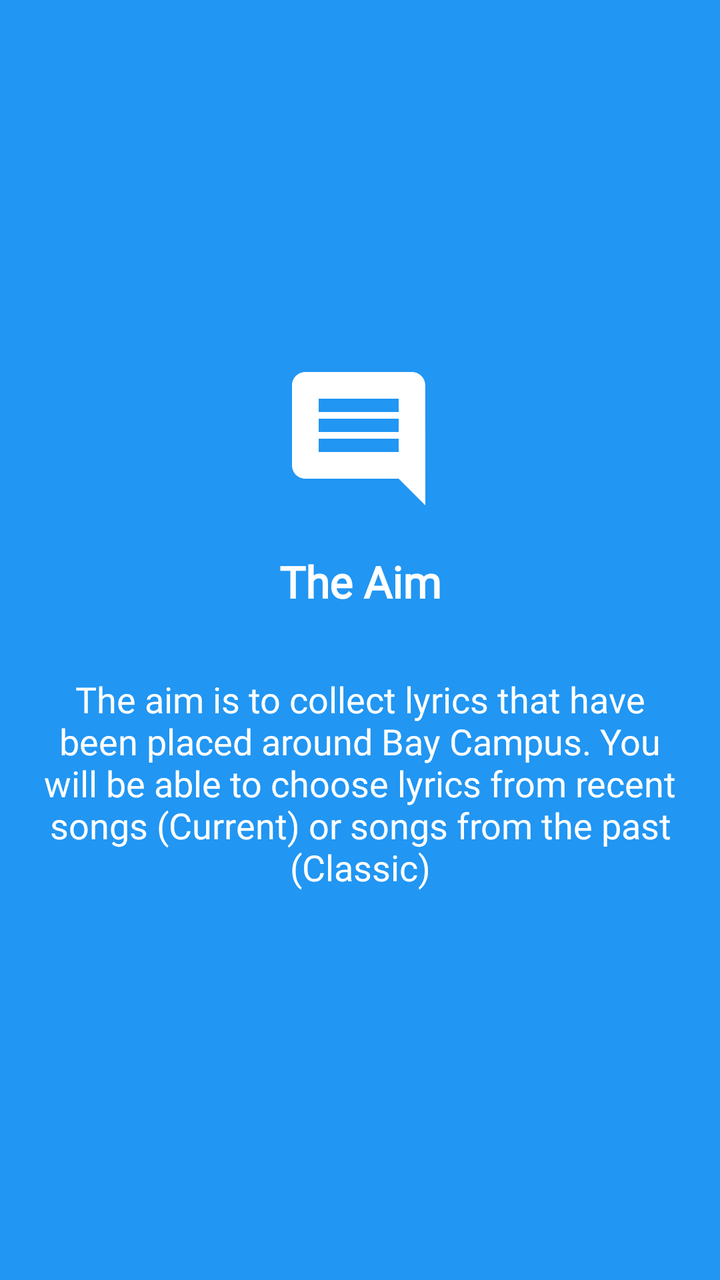
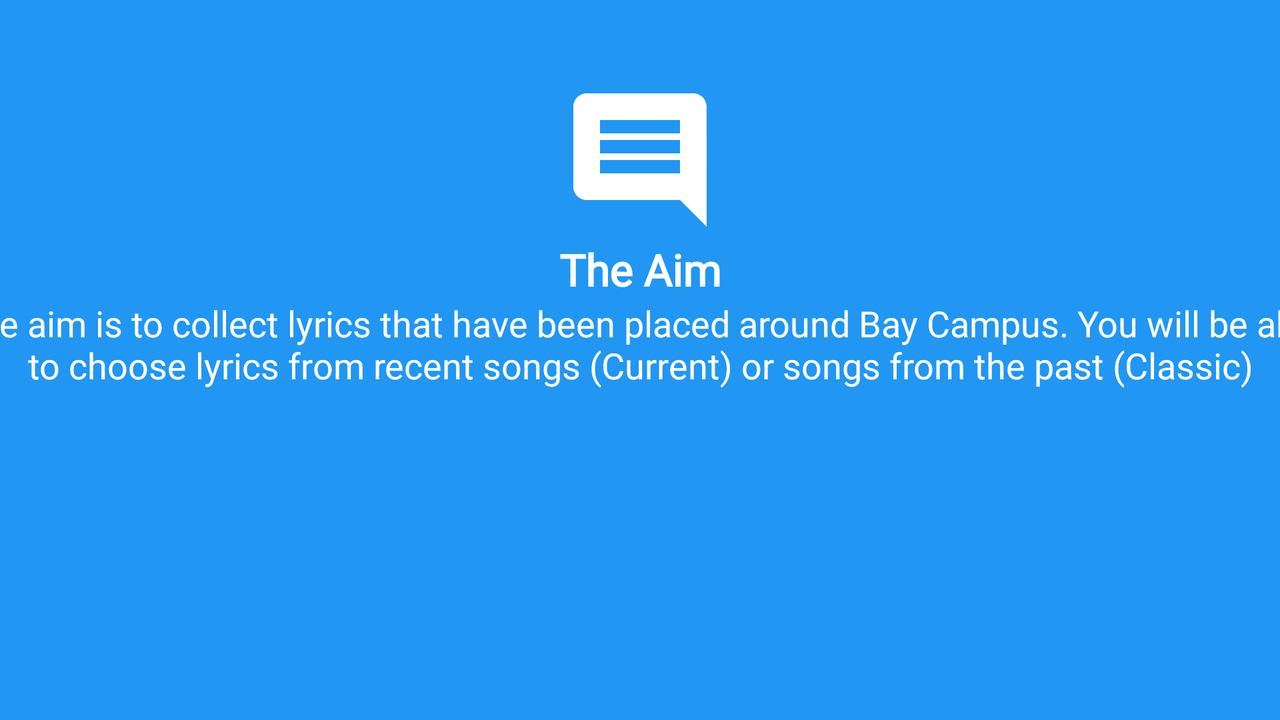

Compare how this app lays out the same screen by default and in its alternative resource folder. The renders come first, then the two layout files and the values they reference.
<!-- AndroidManifest.xml: application theme AppTheme -->
<!-- res/layout/rules_walkthrough_slider_1.xml -->
<?xml version="1.0" encoding="utf-8"?>
<androidx.constraintlayout.widget.ConstraintLayout xmlns:android="http://schemas.android.com/apk/res/android"
    xmlns:app="http://schemas.android.com/apk/res-auto"
    xmlns:tools="http://schemas.android.com/tools"
    android:layout_width="match_parent"
    android:layout_height="match_parent"
    android:background="@color/primaryColor">

    <ImageView
        android:id="@+id/image"
        android:layout_width="wrap_content"
        android:layout_height="wrap_content"
        android:layout_margin="@dimen/size_07"
        android:contentDescription="@string/image_rules_description"
        android:src="@drawable/ic_comment"
        app:layout_constraintBottom_toTopOf="@+id/title"
        app:layout_constraintEnd_toEndOf="parent"
        app:layout_constraintHorizontal_bias="0.498"
        app:layout_constraintStart_toStartOf="parent"
        app:layout_constraintTop_toTopOf="parent"
        app:layout_constraintVertical_chainStyle="packed" />

    <TextView
        android:id="@+id/title"
        android:layout_width="wrap_content"
        android:layout_height="wrap_content"
        android:layout_margin="@dimen/size_16"
        android:fontFamily="@font/roboto"
        android:text="@string/the_aim"
        android:textAlignment="center"
        android:textAppearance="@style/TextAppearance.AppCompat.Large"
        android:textColor="@android:color/white"
        android:textStyle="bold"
        app:layout_constraintBottom_toTopOf="@+id/details"
        app:layout_constraintEnd_toEndOf="parent"
        app:layout_constraintHorizontal_bias="0.5"
        app:layout_constraintStart_toStartOf="parent"
        app:layout_constraintTop_toBottomOf="@+id/image" />

    <TextView
        android:id="@+id/details"
        android:layout_width="0dp"
        android:layout_height="wrap_content"
        android:layout_margin="@dimen/size_16"
        android:layout_marginBottom="@dimen/space_100"
        android:fontFamily="@font/roboto"
        android:gravity="center"
        android:scrollbars="vertical"
        android:text="@string/aim_rule"
        android:textAlignment="center"
        android:textAppearance="@style/TextAppearance.AppCompat.Medium"
        android:textColor="@android:color/white"
        app:layout_constraintBottom_toBottomOf="parent"
        app:layout_constraintEnd_toEndOf="parent"
        app:layout_constraintHorizontal_bias="0.5"
        app:layout_constraintStart_toStartOf="parent"
        app:layout_constraintTop_toBottomOf="@+id/title" />

</androidx.constraintlayout.widget.ConstraintLayout>
<!-- resources referenced by this layout -->
<resources>
  <color name="primaryColor">#2196f3</color>
  <dimen name="size_07">0.7dp</dimen>
  <dimen name="size_16">16dp</dimen>
  <dimen name="space_100">100dp</dimen>
  <!-- drawable ic_comment (drawable) -->
  <vector android:height="80dp" android:tint="#FFFFFF"
      android:viewportHeight="24.0" android:viewportWidth="24.0"
      android:width="80dp" xmlns:android="http://schemas.android.com/apk/res/android">
      <path android:fillColor="#FF000000" android:pathData="M21.99,4c0,-1.1 -0.89,-2 -1.99,-2L4,2c-1.1,0 -2,0.9 -2,2v12c0,1.1 0.9,2 2,2h14l4,4 -0.01,-18zM18,14L6,14v-2h12v2zM18,11L6,11L6,9h12v2zM18,8L6,8L6,6h12v2z"/>
  </vector>
  <string name="aim_rule">The aim is to collect lyrics that have been placed around Bay Campus. You will be able to choose lyrics from recent songs (Current) or songs from the past (Classic)</string>
  <string name="image_rules_description">Rules Image</string>
  <string name="the_aim">The Aim</string>
  <style name="AppTheme" parent="Theme.AppCompat.Light.NoActionBar">
          
          <item name="colorPrimary">@color/primaryColor</item>
          <item name="colorPrimaryDark">@color/primaryDarkColor</item>
          <item name="colorAccent">@color/secondaryColor</item>
          <item name="android:fontFamily">@font/roboto</item>
      </style>
  <color name="primaryDarkColor">#0069c0</color>
  <color name="secondaryColor">#ffc400</color>
</resources>
<!-- res/layout-land/rules_walkthrough_slider_1.xml (the repository's variant of the layout above) -->
<!-- drawn on the phone turned sideways -->
<?xml version="1.0" encoding="utf-8"?>
<androidx.constraintlayout.widget.ConstraintLayout xmlns:android="http://schemas.android.com/apk/res/android"
    xmlns:app="http://schemas.android.com/apk/res-auto"
    xmlns:tools="http://schemas.android.com/tools"
    android:layout_width="match_parent"
    android:layout_height="match_parent"
    android:background="@color/primaryColor">

    <ImageView
        android:id="@+id/image"
        android:layout_width="wrap_content"
        android:layout_height="wrap_content"
        android:layout_marginTop="40dp"
        android:contentDescription="@string/image_rules_description"
        android:src="@drawable/ic_comment"
        app:layout_constraintEnd_toEndOf="parent"
        app:layout_constraintStart_toStartOf="parent"
        app:layout_constraintTop_toTopOf="parent" />

    <TextView
        android:id="@+id/title"
        android:layout_width="wrap_content"
        android:layout_height="wrap_content"
        android:fontFamily="@font/roboto"
        android:text="@string/the_aim"
        android:textAppearance="@style/TextAppearance.AppCompat.Large"
        android:textColor="@android:color/white"
        android:textStyle="bold"
        app:layout_constraintEnd_toEndOf="parent"
        app:layout_constraintStart_toStartOf="parent"
        app:layout_constraintTop_toBottomOf="@+id/image" />

    <TextView
        android:id="@+id/details"
        android:layout_width="699dp"
        android:layout_height="wrap_content"
        android:layout_marginStart="16dp"
        android:layout_marginEnd="16dp"
        android:fontFamily="@font/roboto"
        android:gravity="center"
        android:scrollbars="vertical"
        android:text="@string/aim_rule"
        android:textAppearance="@style/TextAppearance.AppCompat.Medium"
        android:textColor="@android:color/white"
        app:layout_constraintEnd_toEndOf="parent"
        app:layout_constraintStart_toStartOf="parent"
        app:layout_constraintTop_toBottomOf="@+id/title" />

</androidx.constraintlayout.widget.ConstraintLayout>
<!-- resources referenced by the variant -->
<!-- as the phone turned sideways resolves them -->
<resources>
  <color name="primaryColor">#2196f3</color>
  <!-- drawable ic_comment (drawable) -->
  <vector android:height="80dp" android:tint="#FFFFFF"
      android:viewportHeight="24.0" android:viewportWidth="24.0"
      android:width="80dp" xmlns:android="http://schemas.android.com/apk/res/android">
      <path android:fillColor="#FF000000" android:pathData="M21.99,4c0,-1.1 -0.89,-2 -1.99,-2L4,2c-1.1,0 -2,0.9 -2,2v12c0,1.1 0.9,2 2,2h14l4,4 -0.01,-18zM18,14L6,14v-2h12v2zM18,11L6,11L6,9h12v2zM18,8L6,8L6,6h12v2z"/>
  </vector>
  <string name="aim_rule">The aim is to collect lyrics that have been placed around Bay Campus. You will be able to choose lyrics from recent songs (Current) or songs from the past (Classic)</string>
  <string name="image_rules_description">Rules Image</string>
  <string name="the_aim">The Aim</string>
  <style name="AppTheme" parent="Theme.AppCompat.Light.NoActionBar">
          
          <item name="colorPrimary">@color/primaryColor</item>
          <item name="colorPrimaryDark">@color/primaryDarkColor</item>
          <item name="colorAccent">@color/secondaryColor</item>
          <item name="android:fontFamily">@font/roboto</item>
      </style>
  <color name="primaryDarkColor">#0069c0</color>
  <color name="secondaryColor">#ffc400</color>
</resources>
